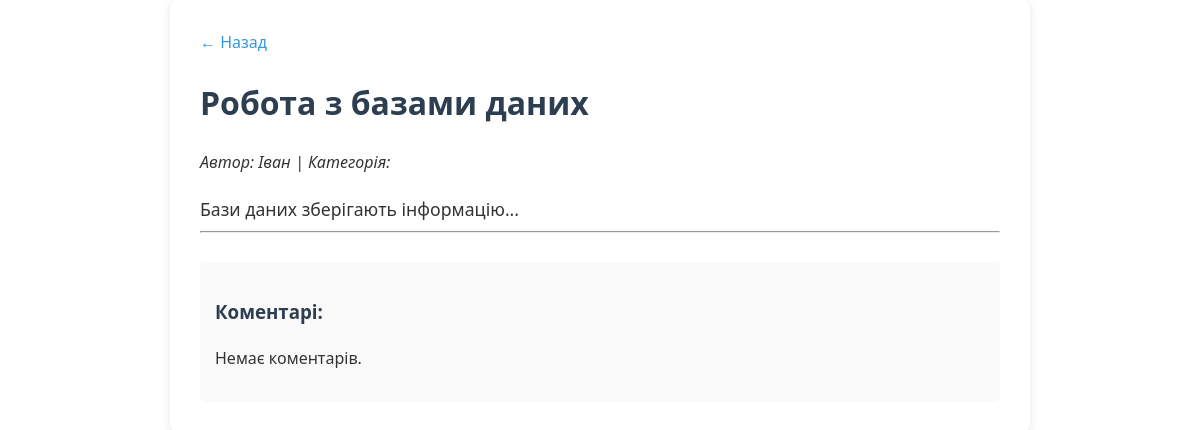
Page /post/6/ on the committed database.
### blog/models.py (models this page shows, shortened)
class Article(models.Model):
    title = models.CharField(max_length=200)
    content = models.TextField()
    created_at = models.DateTimeField(auto_now_add=True)
    author = models.CharField(max_length=100, default='Анонім')
    is_published = models.BooleanField(default=False)

### blog/views.py (the view)
# urls.py: path('post/<int:post_id>/', views.post_detail, name='post_detail'),
def post_detail(request, post_id):
    article = get_object_or_404(Article, id=post_id)
    return render(request, 'blog/post_detail.html', {'post': article})

### blog/templates/blog/post_detail.html (shortened to what this page needs)
{% load static %}
<!DOCTYPE html>
<html>
<head>
    <link rel="stylesheet" href="/static/blog/css/style.css">
</head>
<body class="container">
    <a href="/">← Назад</a>
    <h1>{{ post.title }}</h1>
    <p><i>Автор: {{ post.author }} | Категорія: {{ post.category }}</i></p>
    <div class="content">{{ post.content }}</div>
    <hr>
    <div class="comments">
        <h3>Коментарі:</h3>
        {% for comment in comments %}
            <p><b>{{ comment.author }}:</b> {{ comment.text }}</p>
        {% empty %}
            <p>Немає коментарів.</p>
        {% endfor %}
    </div>
</body>
</html>

### blog/static/blog/css/style.css (style rules this page uses)
body { font-family: 'Segoe UI', Tahoma, Geneva, Verdana, sans-serif; line-height: 1.6; color: #333; background-color: #f4f7f6; margin: 0; padding: 20px; }
.container { max-width: 800px; margin: 0 auto; background: #fff; padding: 30px; border-radius: 8px; box-shadow: 0 2px 10px rgba(0,0,0,0.1); }
h1, h2, h3 { color: #2c3e50; }
.content { font-size: 1.1em; margin-top: 20px; text-align: justify; }
.comments { margin-top: 30px; padding: 15px; background: #f9f9f9; border-radius: 5px; }
a { color: #3498db; text-decoration: none; }

### rows in the picture
Article: title "Робота з базами даних", author "Іван", content "Бази даних зберігають інформацію..."
